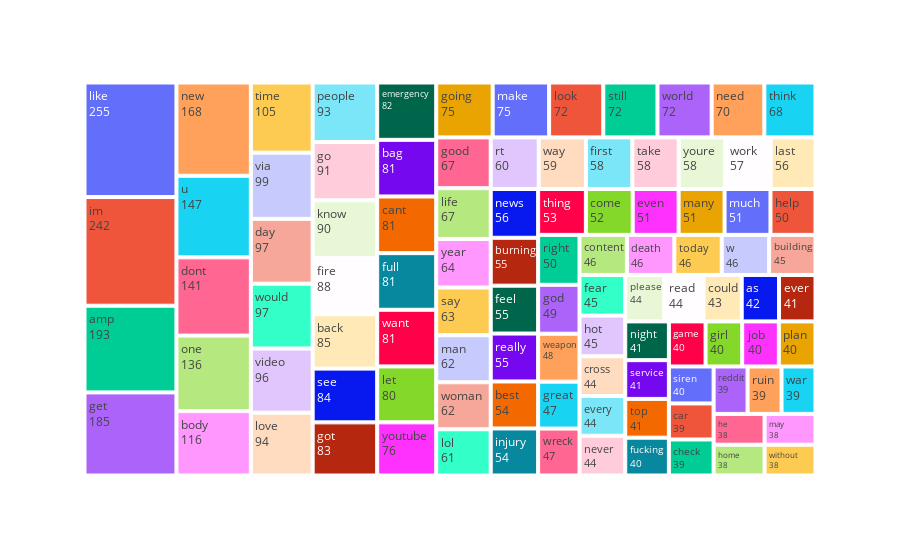

Notebook source saved alongside this figure:
### Code cell
fig = px.treemap(TopCleanNonDisaster, path=[TopCleanNonDisaster.index], values=0)
fig.update_traces(textinfo='label+value')
fig.show()

### Figure 1 — Plotly figure (JSON) as saved in the notebook; plotly's stock layout.template omitted (floating-point values rounded to 4 significant figures)
{"data": [{"branchvalues": "total", "domain": {"x": [0, 1], "y": [0, 1]}, "hovertemplate": "labels=%{label}<br>0=%{value}<br>parent=%{parent}<br>id=%{id}<extra></extra>", "ids": ["amp", "as", "back", "bag", "best", "body", "building", "burning", "cant", "car", "check", "come", "content", "could", "cross", "day", "death", "dont", "emergency", "even", "ever", "every", "fear", "feel", "fire", "first", "fucking", "full", "game", "get", "girl", "go", "god", "going", "good", "got", "great", "he", "help", "home", "hot", "im", "injury", "job", "know", "last", "let", "life", "like", "lol", "look", "love", "make", "man", "many", "may", "much", "need", "never", "new", "news", "night", "one", "people", "plan", "please", "read", "really", "reddit", "right", "rt", "ruin", "say", "see", "service", "siren", "still", "take", "thing", "think", "time", "today", "top", "u", "via", "video", "w", "want", "war", "way", "weapon", "without", "woman", "work", "world", "would", "wreck", "year", "youre", "youtube"], "labels": ["amp", "as", "back", "bag", "best", "body", "building", "burning", "cant", "car", "check", "come", "content", "could", "cross", "day", "death", "dont", "emergency", "even", "ever", "every", "fear", "feel", "fire", "first", "fucking", "full", "game", "get", "girl", "go", "god", "going", "good", "got", "great", "he", "help", "home", "hot", "im", "injury", "job", "know", "last", "let", "life", "like", "lol", "look", "love", "make", "man", "many", "may", "much", "need", "never", "new", "news", "night", "one", "people", "plan", "please", "read", "really", "reddit", "right", "rt", "ruin", "say", "see", "service", "siren", "still", "take", "thing", "think", "time", "today", "top", "u", "via", "video", "w", "want", "war", "way", "weapon", "without", "woman", "work", "world", "would", "wreck", "year", "youre", "youtube"], "name": "", "parents": ["", "", "", "", "", "", "", "", "", "", "", "", "", "", "", "", "", "", "", "", "", "", "", "", "", "", "", "", "", "", "", "", "", "", "", "", "", "", "", "", "", "", "", "", "", "", "", "", "", "", "", "", "", "", "", "", "", "", "", "", "", "", "", "", "", "", "", "", "", "", "", "", "", "", "", "", "", "", "", "", "", "", "", "", "", "", "", "", "", "", "", "", "", "", "", "", "", "", "", ""], "textinfo": "label+value", "type": "treemap", "values": [193, 42, 85, 81, 54, 116, 45, 55, 81, 39, 39, 52, 46, 43, 44, 97, 46, 141, 82, 51, 41, 44, 45, 55, 88, 58, 40, 81, 40, 185, 40, 91, 49, 75, 67, 83, 47, 38, 50, 38, 45, 242, 54, 40, 90, 56, 80, 67, 255, 61, 72, 94, 75, 62, 51, 38, 51, 70, 44, 168, 56, 41, 136, 93, 40, 44, 44, 55, 39, 50, 60, 39, 63, 84, 41, 40, 72, 58, 53, 68, 105, 46, 41, 147, 99, 96, 46, 81, 39, 59, 48, 38, 62, 57, 72, 97, 47, 64, 58, 76]}], "layout": {"legend": {"tracegroupgap": 0}, "margin": {"t": 60}}}
